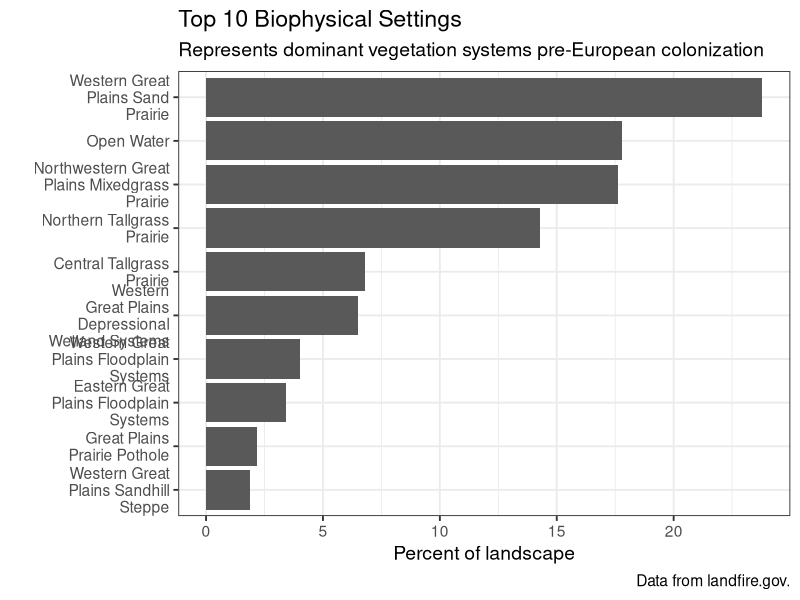
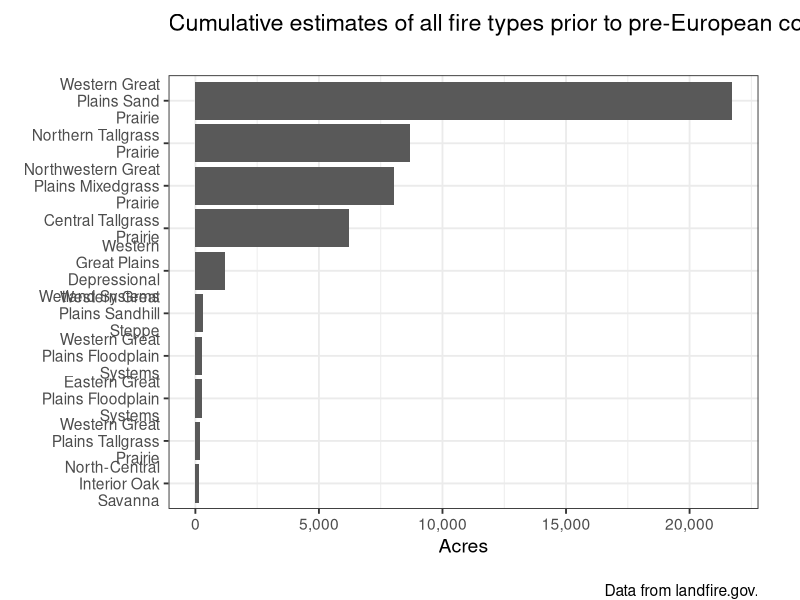
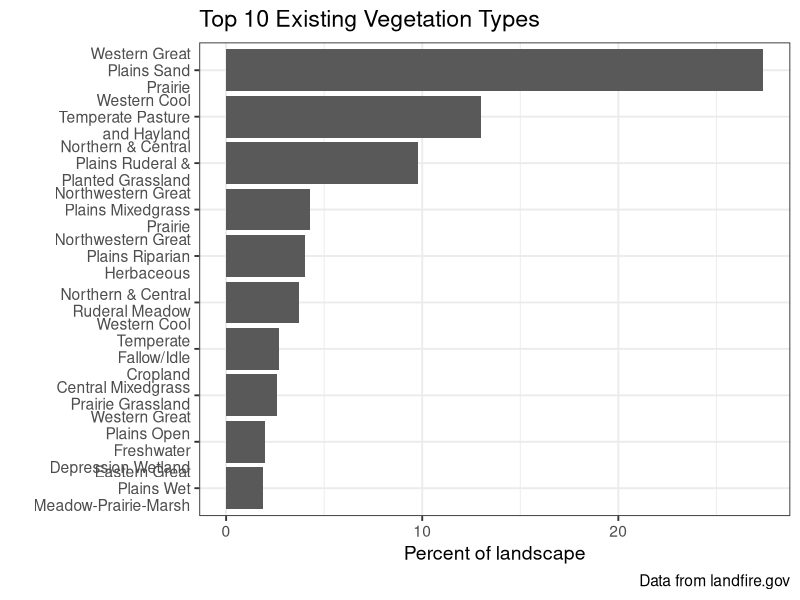
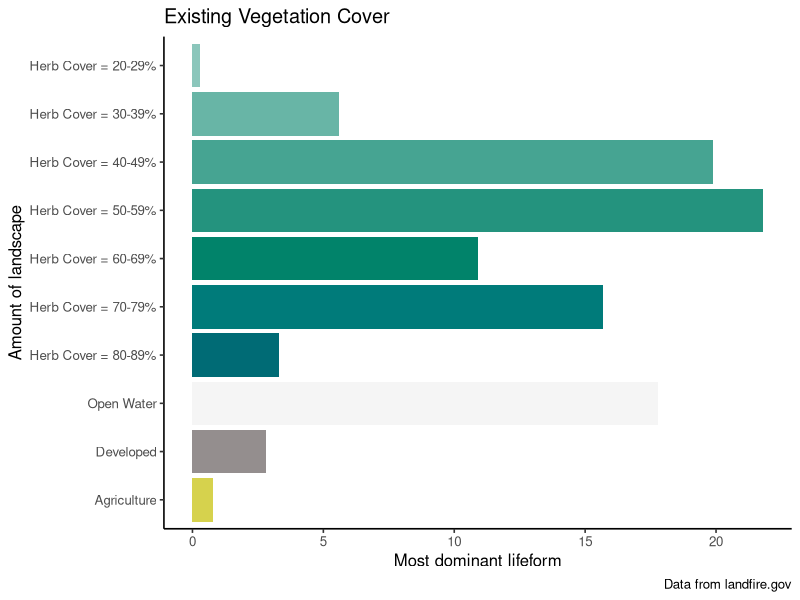
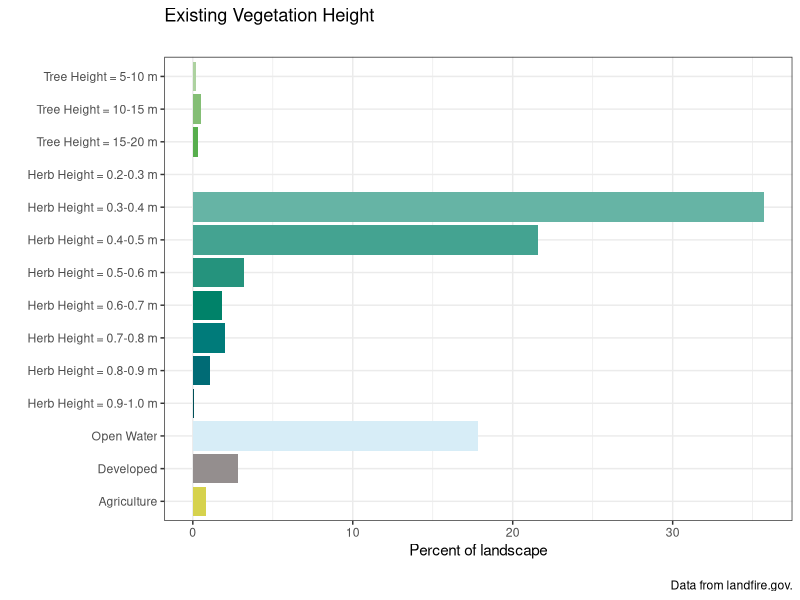

These figures' R source, in order:
## ---- chunk 1
#| label: set up
#| message: false
#| warning: false
#| include: false

library(tidyverse)
library(scales)
library(stringr)

options(scipen = 99999999)

bps_data <- read.csv("data/great_plains/bps_aoi_attributes.csv")

evt_data <- read_csv(file = "data/great_plains/evt_aoi_attributes.csv")

evc_data <- read.csv("data/great_plains/evc_aoi_attributes.csv") 

evh_data <- read.csv("data/great_plains/evh_aoi_attributes.csv") 


# process fire data to get acres up front

all_annual_fire <-bps_data %>%
  mutate(annual_fire_acres = ((1/FRI_ALLFIR)*ACRES)) %>%
  filter(BPS_NAME != 'Open Water') %>%
  group_by(BPS_NAME) %>%
  summarize(acres = sum(annual_fire_acres)) %>%
  arrange(desc(acres))

annualFire <- all_annual_fire %>%
   top_n(n = 10, wt = acres)

## ---- chunk 2


bpsname <- bps_data %>%
  group_by(BPS_NAME) %>%
  summarize(ACRES = sum(ACRES),
            REL_PERCENT = sum(REL_PERCENT)) %>%
  arrange(desc(REL_PERCENT)) %>%
  top_n(n = 10, wt = REL_PERCENT)

# plot
bpsChart <- 
  ggplot(data = bpsname, aes(x = BPS_NAME, y = REL_PERCENT)) +
  geom_bar(stat = "identity") +
  labs(
    title = "Top 10 Biophysical Settings",
    subtitle = "Represents dominant vegetation systems pre-European colonization",
    caption = "Data from landfire.gov.",
    x = "",
    y = "Percent of landscape") +
  scale_x_discrete(limits = rev(bpsname$BPS_NAME),
                   labels = function(x) str_wrap(x, width = 18)) +
  coord_flip() +
  theme_bw(base_size = 14)


bpsChart
## ---- chunk 3

# plot
fireChart <- 
  ggplot(data = annualFire, aes(x = BPS_NAME, y = acres)) +
  geom_bar(stat = "identity") +
  labs(
    title = "Cumulative estimates of all fire types prior to pre-European colonization",
    subtitle = "",
    caption = "\nData from landfire.gov.",
    x = "",
    y = "Acres") +
  scale_x_discrete(limits = rev(annualFire$BPS_NAME),
                   labels = function(x) str_wrap(x, width = 18)) +
  scale_y_continuous(name = 'Acres', labels = comma) +
  coord_flip() +
  theme_bw(base_size = 14) +
  theme(plot.margin = margin(10, 30, 0, 0))

fireChart


## ---- chunk 4
#| echo: false
evtname <- evt_data  |> 
  group_by(EVT_NAME) |> 
  summarize(ACRES = sum(ACRES),
            REL_PERCENT = sum(REL_PERCENT)) |> 
  arrange(desc(REL_PERCENT)) |> 
  filter(!EVT_NAME %in% c("Open Water","Developed-Roads")) |> 
  top_n(n = 10, wt = REL_PERCENT)

# plot
evtChart <-
  ggplot(data = evtname, aes(x = EVT_NAME, y = REL_PERCENT)) +
  geom_bar(stat = "identity") +
  labs(
    title = "Top 10 Existing Vegetation Types",
    caption = "Data from landfire.gov",
    x = "",
    y = "Percent of landscape") +
  scale_x_discrete(limits = rev(evtname$EVT_NAME),
                   labels = function(x) str_wrap(x, width = 18)) +
  coord_flip() +
  theme_bw(base_size = 14)



evtChart
## ---- chunk 5
evcname <- evc_data %>% 
  mutate(type = if_else(Value %in% 11, "Open Water",
                                             if_else(Value %in% 12, "Snow / Ice",
                                                     if_else(Value %in% c(13:25), "Developed",
                                                             if_else(Value %in% 31, "Barren",
                                                                     if_else(Value %in% c(60:70), "Agriculture",
                                                                             if_else(Value %in% 32, "Quarries",
                                                                                     if_else(Value %in% 100, "Sparse Vegetation",
                                                                                             if_else(Value %in% c(101:199), "Tree",
                                                                                                     if_else(Value %in% c(201:299), "Shrub",
                                                                                                             if_else(Value %in% c(301:399), "Herb",
                                                                                                                     "Other")))))))))))



# create reverse substr() function
revSubstr <- function(x, start, stop) {
  x <- strsplit(x, "")
  sapply(x, 
         function(x) paste(rev(rev(x)[start:stop]), collapse = ""), 
         USE.NAMES = FALSE)  }

# create cover column based on 2nd and 3rd to last Values of classname
# if "Other" type, make 0
evcname <- evcname %>% mutate(cover = as.numeric(if_else(Value > 100,
                                                         revSubstr(evcname$CLASSNAMES, start = 2, stop = 3),
                                                         "0")))

# create bin breaks for grouping
breaks <- seq(0, 100, 10)
# create intervals for grouping and summarize
# also create factor order for "type"
evcgroup <- evcname %>%
  mutate(interval = cut(cover,
                        breaks, 
                        include.lowest = TRUE, 
                        right = T,
                        labels = c("0-9", "10-19", "20-29", "30-39", "40-49", "50-59", "60-69", "70-79", 
                                   "80-89", "90-100")),
         type = factor(type, levels = c("Tree", "Shrub", "Herb", "Open Water", "Snow / Ice", "Developed", "Agriculture", "Sparse Vegetation", "Barren", "Quarries", "Other"))) %>%
  group_by(type, interval) %>%
  summarize(COUNT = sum(Freq),
            acres = sum(ACRES),
            rel_percent = sum(REL_PERCENT))

# add label and legend names based on condition
evcgroup <- evcgroup %>% mutate(label = if_else(type %in% c("Tree", "Shrub", "Herb"),
                                                paste0(type, " Cover = ", interval, "%"), as.character(type)),
                                legend = if_else(type %in% c("Tree", "Shrub", "Herb", "Open Water"),
                                                 type, as.factor("Other")))

# turn current label order to factors
evclabel.list <- evcgroup$label
evcgroup <- evcgroup %>% mutate(label = fct_rev(factor(label, evclabel.list)))

# join in custom cols column to color bars by specific label

evc_group_cols <- read.csv("data/evc_group_acc.csv")

evcgroup <- left_join(evcgroup, evc_group_cols, by = "label")

evcgroup$label <- factor(evcgroup$label, levels = rev(evcgroup$label))

evcgroup <- evcgroup %>%
  filter(rel_percent > 0.01)

# plot
evcChart <-
  ggplot(data = evcgroup, aes(x = label, y = rel_percent, fill = colors)) +
  geom_bar(stat = "identity") +
  labs(
    title = "Existing Vegetation Cover",
    caption = "Data from landfire.gov",
    x = "Amount of landscape",
    y = "Most dominant lifeform") +
  scale_fill_identity() +
  coord_flip() +
  theme_classic(base_size = 12)+
  theme(legend.position = "none") 


evcChart

## ---- chunk 6

# load evh attribute table
evhname <- evh_data %>% 
  mutate(type = if_else(Value %in% 11, "Open Water",
                                             if_else(Value %in% 12, "Snow / Ice",
                                                     if_else(Value %in% c(13:25), "Developed",
                                                             if_else(Value %in% 31, "Barren",
                                                                     if_else(Value %in% c(60:70), "Agriculture",
                                                                             if_else(Value %in% 32, "Quarries",
                                                                                     if_else(Value %in% 100, "Sparse Vegetation",
                                                                                             if_else(Value %in% c(101:199), "Tree",
                                                                                                     if_else(Value %in% c(201:299), "Shrub",
                                                                                                             if_else(Value %in% c(301:399), "Herb",
                                                                                                                     "Other"))))))))))) %>%
  mutate(height_m = if_else(type %in% "Tree", (Value -100),
                            if_else(type %in% "Shrub", ((Value - 200) / 10),
                                    if_else(type %in% "Herb", ((Value - 300) / 10), 0))) %>%
           as.character() %>% as.numeric())

# create bin breaks for grouping
breaks <- c(0, 0.1, 0.2, 0.3, 0.4, 0.5, 0.6, 0.7, 0.8, 0.9, 1, 5, 10, 15, 20, 25, 30, 35, 40, 45, 50, 55, 60, 65, 70, 75, 80, 85, 90, 95, 100)

# create intervals for grouping and summarize
# also create factor order for "type"
evhgroup <- evhname %>%
  mutate(interval = cut(height_m,
                        breaks, 
                        include.lowest = TRUE, 
                        right = F,
                        labels = c("0", "0.1-0.2", "0.2-0.3", "0.3-0.4" ,"0.4-0.5", "0.5-0.6", "0.6-0.7", "0.7-0.8", "0.8-0.9", "0.9-1.0", "1-5", "5-10", "10-15", "15-20", "20-25", "25-30", "30-35", "35-40", "40-45", "45-50", "50-55", "55-60", "60-65", "65-70", "70-75", "75-80", "80-85", "85-90", "90-95", "95-100")),
         type = factor(type, levels = c("Tree", "Shrub", "Herb", "Open Water", "Snow / Ice", "Developed", "Agriculture", "Sparse Vegetation", "Barren", "Quarries", "Other"))) %>%
  group_by(type, interval) %>%
  summarise(COUNT = sum(Freq),
            acres = sum(ACRES),
            rel_percent = sum(REL_PERCENT))



# add label and legend names based on condition
evhgroup <- evhgroup %>% mutate(label = if_else(type %in% c("Tree", "Shrub", "Herb"),
                                                paste0(type, " Height = ", interval, " m"), as.character(type)),
                                legend = if_else(type %in% c("Tree", "Shrub", "Herb", "Open Water"),
                                                 type, as.factor("Other")))
# turn current label order to factors
evhlabel.list <- evhgroup$label
evhgroup <- evhgroup %>% mutate(label = fct_rev(factor(label, evhlabel.list)))


# join in custom cols column to color bars by specific label

evh_group_cols <- read.csv("data/evh_group_acc.csv")

evhgroup <- left_join(evhgroup, evh_group_cols, by = "label")

evhgroup$label <- factor(evhgroup$label, levels = rev(evhgroup$label))

evhgroup <- evhgroup %>%
  filter(rel_percent > 0.01)


# plot
evhChart <-
ggplot(data = evhgroup, aes(x = label, y = rel_percent, fill = colors)) +
  geom_bar(stat = "identity") +
  labs(
    title = "Existing Vegetation Height",
    subtitle = "",
    caption = "\nData from landfire.gov.",
    x = "",
    y = "Percent of landscape") +
  scale_fill_identity() +
  coord_flip() +
  theme_bw()

evhChart



# plot with original color scheme
# evhChart <-
# ggplot(data = evhgroup, aes(x = label, y = REL_PERCENT, fill = legend)) +
#   geom_bar(stat = "identity") +
#   labs(
#     title = "Existing Vegetation Height",
#     subtitle = "landscape_name",
#     caption = "Data from landfire.gov.",
#     x = "",
#     y = "percent of landscape") +
#   scale_fill_manual(Values = cols, name = "") +
#   coord_flip() +
#   theme_bw()
# 
# evhChart





